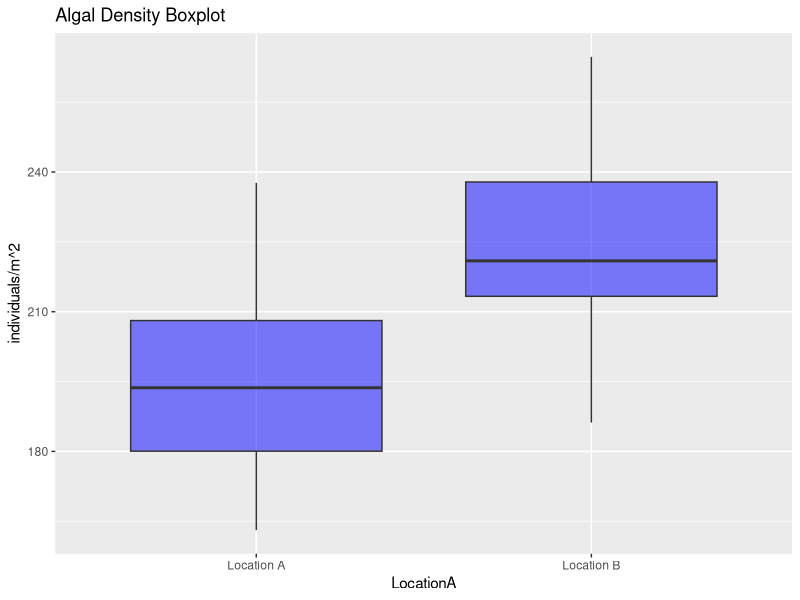
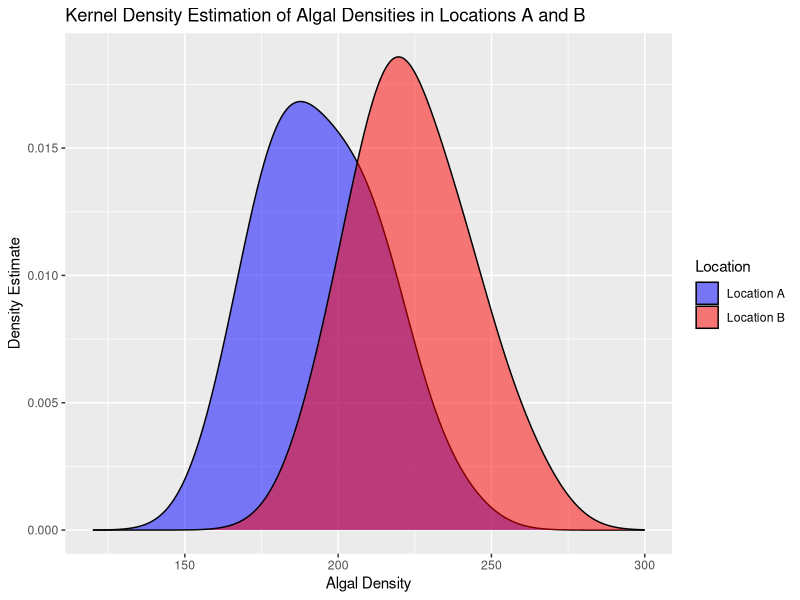
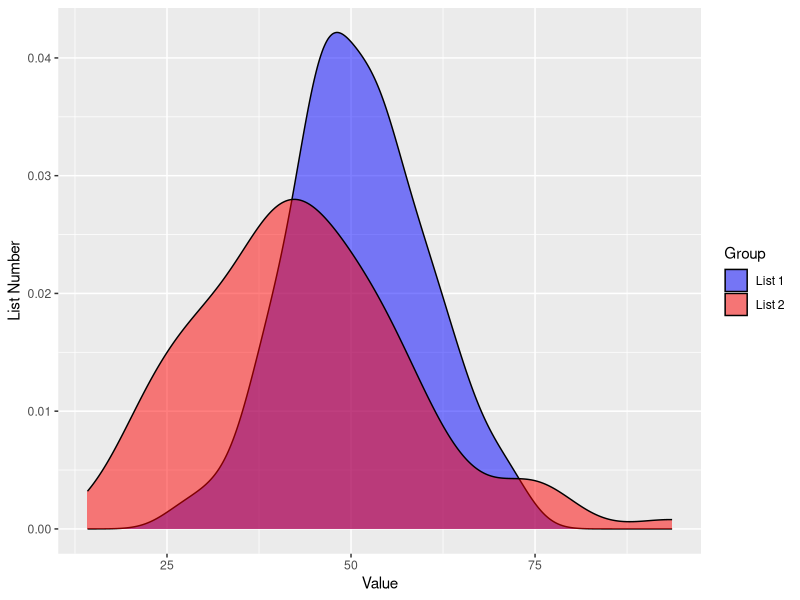

R code for these plots, in order:
## ---- chunk 1
### Write your code here
library(ggplot2)
mean_density_locationA <- 200
mean_density_locationB <- 220
std <- 20
n <- 50

#creating the 
locationA <- rnorm(n, mean_density_locationA, std)
locationB <- rnorm(n, mean_density_locationB, std)

#combine into dataframe
#algal_density <- data.frame(locationA, locationB)
#colnames(algal_density) <- c("Location A", "Location B")
#algal_density

#make each location have a different value to tell between locations
locAB <- c(locationA, locationB)
label_location <- c(rep(1, n), rep(2,n))

combinedAB <- data.frame("Algal_Density" = locAB, Location = factor(label_location, levels = c(1,2), labels = c("Location A", "Location B")))
head(combinedAB)
## ---- chunk 2
### Write your code here

algal_boxplot <- ggplot(data=combinedAB, aes(x=Location, y=Algal_Density))+
  geom_boxplot(fill="blue", alpha = 0.5)+
  labs(
    title = "Algal Density Boxplot",
    x="LocationA", "Location B",
    y="individuals/m^2")

algal_boxplot

#all outliers are points not included in the whiskers of the boxplot
## ---- chunk 3
### Write your code here
ggplot(combinedAB, aes(x = Algal_Density, fill = Location)) +
  geom_density(alpha = 0.5, adjust=1.5) +
  labs(x = "Algal Density", y = "Density Estimate") +
  ggtitle("Kernel Density Estimation of Algal Densities in Locations A and B") +
  scale_fill_manual(values = c("Location A" = "blue", "Location B" = "red"))+
  xlim(120, 300)

## ---- chunk 4
### Write your code here
#parameters
n2 <- 10
pA <- 0.7
pB <- 0.5

#use sum to add together all the probability values (dbinom) for 7, 8, 9, 10. if you dont use sum it will produce a list that you will end up having to sum later
prob_A_7 <- sum(dbinom(7:10, n2, pA)) 
prob_A_7

prob_B_7 <- sum(dbinom(7:10, n2, pB))
prob_B_7

#there is a higher probability that you will fin
## ---- chunk 5
### Write your code here
#poission for 5 occurrences
dpois(5, 3)

#poission for less than 3 occurrences
sum(dpois(0:3, 3))
#or ppois(3, 3)
#ppois(3,3, lower.tail=FALSE)
## ---- chunk 6
list1 <- c(44.40, 47.70, 65.59, 50.71, 51.29, 67.15, 54.61, 37.35, 43.13, 45.54, 62.24, 53.60, 54.01, 51.11, 
           44.44, 67.87, 54.98, 30.33, 57.01, 45.27, 39.32, 47.82, 39.74, 42.71, 43.75, 33.13, 58.38, 51.53, 
           38.62, 62.54, 54.26, 47.05, 58.95, 58.78, 58.22, 56.89, 55.54, 49.38, 46.94, 46.20, 43.05, 47.92, 
           37.35, 71.69, 62.08, 38.77, 45.97, 45.33, 57.80, 49.17, 52.53, 49.71, 49.57, 63.69, 47.74, 65.16, 
           34.51, 55.85, 51.24, 52.16, 53.80, 44.98, 46.67, 39.81, 39.28, 53.04, 54.48, 50.53, 59.22, 70.50, 
           45.09, 26.91, 60.06, 42.91, 43.12, 60.26, 47.15, 37.79, 51.81, 48.61, 50.06, 53.85, 46.29, 56.44, 
           47.80, 53.32, 60.97, 54.35, 46.74, 61.49, 59.94, 55.48, 52.39, 43.72, 63.61, 44.00, 71.87, 65.33, 
           47.64, 39.74)

list2 <- c(44.34, 48.85, 41.30, 39.79, 30.73, 44.32, 33.23, 19.98, 39.30, 58.78, 36.37, 54.12, 20.73, 44.17, 
           52.79, 49.52, 46.59, 35.39, 32.25, 29.64, 46.76, 30.79, 37.64, 41.16, 72.66, 35.22, 48.53, 46.17, 
           30.57, 43.93, 66.67, 51.77, 45.62, 38.66, 14.20, 61.97, 23.09, 56.10, 73.64, 23.34, 55.53, 41.07, 
           21.42, 22.28, 20.98, 37.04, 23.07, 55.32, 76.50, 25.69, 56.82, 56.54, 49.98, 29.87, 43.21, 40.79, 
           53.44, 39.41, 59.65, 39.38, 60.79, 29.26, 26.10, 93.62, 38.75, 49.47, 54.55, 37.74, 52.75, 50.53, 
           41.77, 45.98, 44.49, 76.93, 33.88, 28.56, 45.57, 49.66, 51.55, 38.12, 29.05, 63.95, 39.76, 32.02, 
           41.46, 42.04, 61.65, 46.27, 56.31, 37.51, 48.22, 40.13, 46.42, 31.57, 25.34, 74.96, 54.01, 26.23, 
           35.83, 27.22)

## ---- chunk 7
### Write your code here

#Make separate data frames for each list
#header of column 1 is "Value" with the numbers from list 1; Group is the second column that makes all values group = List 1
List1 <- data.frame(
  Value = list1, 
  Group = "List 1"
)

List2 <- data.frame(
  Value = list2,
  Group = "List 2"
)

#combine df into one
ListDF <- rbind(List1, List2)
head(ListDF)

ggplot(ListDF, aes(x=Value, fill=Group))+
  geom_density(alpha=0.5)+
  labs(
    x="Value",
    y="List Number"
  )+
  scale_fill_manual(values=c("List 1" = "blue", "List 2" = "red"))
